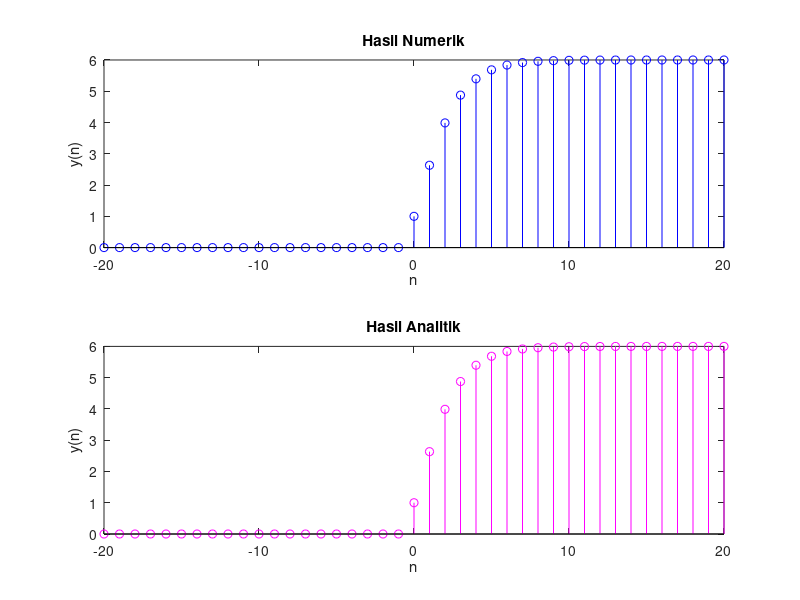

Recreate this plot in MATLAB.
clc
clear all
close all

% Persamaan Perbedaan
% y[n] - (5/6)*y[n-1] + (1/6)*y[n-2] = x[n]
% x[n] = 2 - (1/5).^n
% y(-1) = y(-2) = 0

%% Solusi Numerik dengan Loop
% y[n] = 2 - (1/5).^n + (5/6)*y[n-1] - (1/6)*y[n-2], n>=0

n = [-20:20];       % meninjau y(n) pada -20<=n<=20
tic
ynl = zeros(1, 41); % mengisi pre-alokasi y(n), kondisi awal sudah termasuk

% menghitung y(n) untuk n>=0, n=0 ada di indeks MATLAB k=21
for k = 21:41
    % perpangkatan melihat nilai n, sehingga harus disesuaikan dimana n=k-21
    % sedangkan indeks hanya melihat elemen sebelumnya, sehingga tetap k-1
    ynl(k) = 2 - (1/5).^(k-21) + (5/6)*ynl(k-1) - (1/6)*ynl(k-2);
end
toc

% stem(n, ynl);

%% Solusi Numerik dengan Fungsi Bawaan 

% n = [-20:20];                               % meninjau y(n) pada -20<=n<=20
tic
b = [1];                                    % koefisien x
a = [1 (-5/6) (1/6)];                       % koefisien y
yi = [0 0];                                 % kondisi awal [y(-1) y(-2)]
tic
zi = filtic(b,a,yi);                        % kondisi awal untuk delay filter
toc
ynf = filter(b,a,2-(1/5).^(n(21:41)),zi);   % menghitung y(n) untuk n>=0, n=0 ada di indeks MATLAB k=21

ynf = [zeros(1,20) ynf];                    % menyamakan panjang array output dengan nol (sistem rileks)
toc

% stem(n,ynf);

%% Solusi Analitik
% y[n] = 6 - (1/5).^n - 11*(1/2).^n + 7*(1/3).^n, n>=0

% n = [-20:20];       % meninjau y(n) pada -20<=n<=20
tic
ya = zeros(1, 41);  % mengisi pre-alokasi y(n), kondisi awal sudah termasuk

% menghitung y(n) untuk n>=0, n=0 ada di indeks MATLAB k=21
for k = 21:41
    % perpangkatan melihat nilai n, sehingga harus disesuaikan dimana n=k-21
    ya(k) = 6 - (1/5).^(k-21) - 11*(1/2).^(k-21) + 7*(1/3).^(k-21);
end
toc

% stem(n,ya);

%% Grafik Solusi

figure; hold on;
subplot(2,1,1);
stem(n,ynf,'b');
title('Hasil Numerik');
ylabel('y(n)');
xlabel('n');
subplot(2,1,2);
stem(n,ya,'m');
title('Hasil Analitik');
ylabel('y(n)');
xlabel('n');
hold off;
